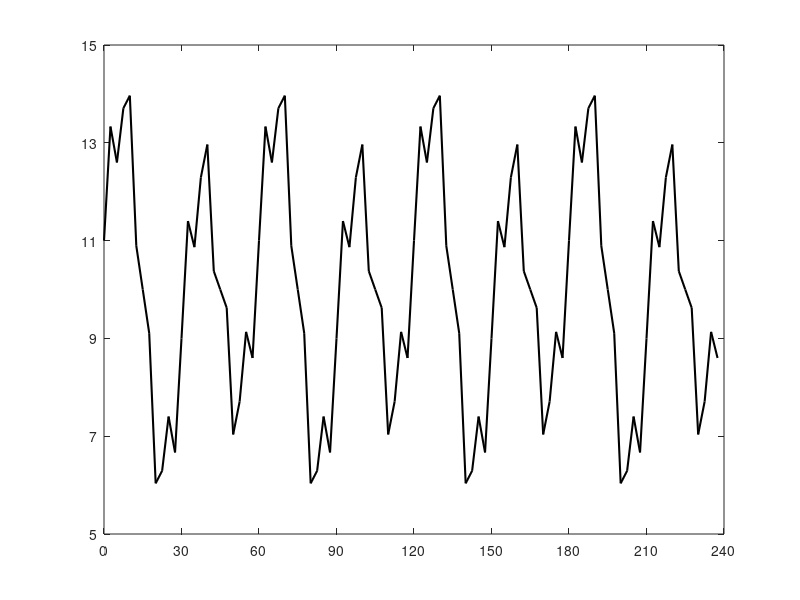
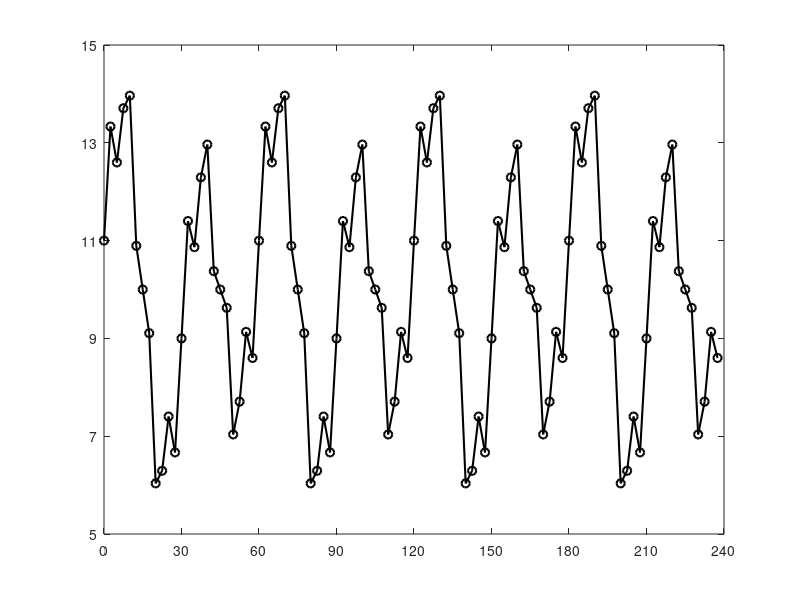
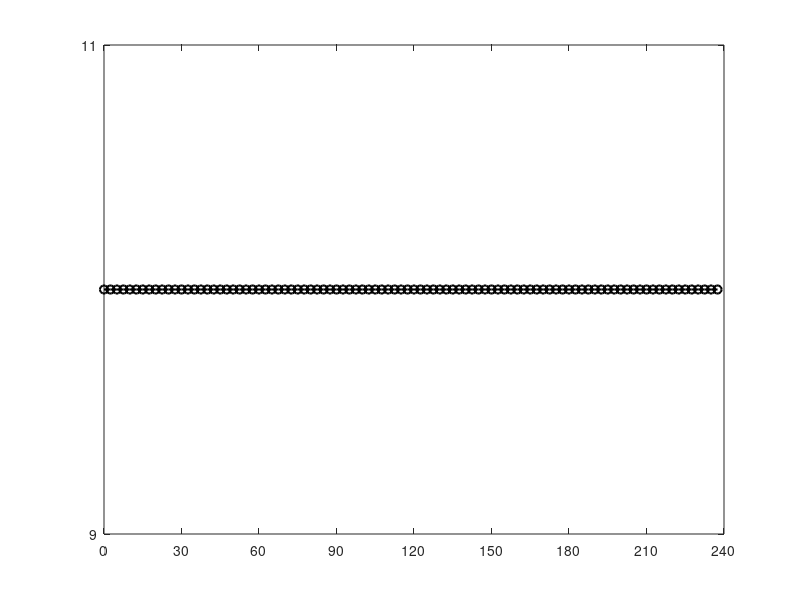
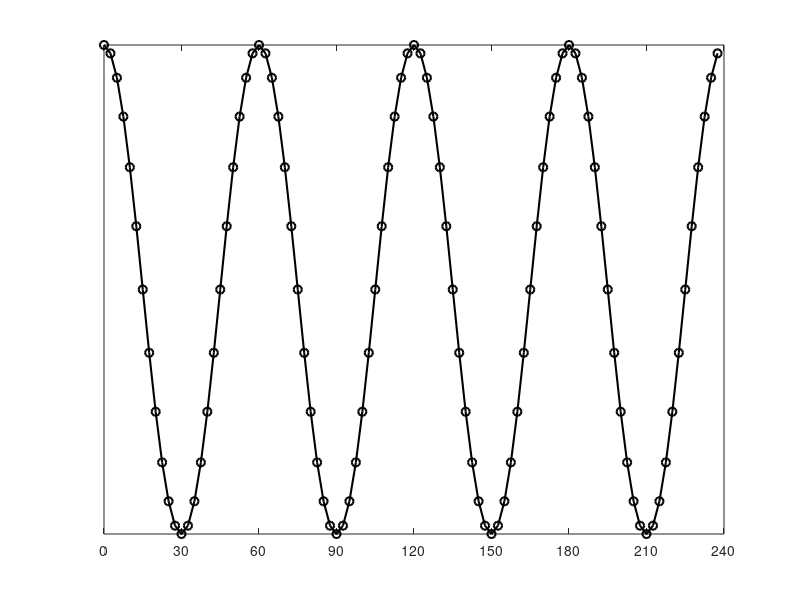

Source code (MATLAB) for these figures, in order: (Note: this script raises an error after producing the figures.)
% time series %%%%%%%%%%%%%%%%%%%%%%%%%%%%%%%%%%%%%%%%%%%%%%%%%%%%%%%%%%%%%
n=96; % number of time points
dt=2.5; %seconds between time points
t=((1:n)'-1)*dt; % sampled time points

A1=10; A2=1; A3=3; A4=1; % frequency amplitudes
nu1=0/(dt*n); nu2=4/(dt*n); % cosine frequencies
nu3=8/(dt*n); nu4=32/(dt*n); % sine frequencies
y1=zeros(n,1); y2=zeros(n,1); y3=zeros(n,1); y4=zeros(n,1); 
for j=1:n
    y1(j,1)=A1*cos(2*pi*nu1*(j-1)*dt);
    y2(j,1)=A2*cos(2*pi*nu2*(j-1)*dt);
    y3(j,1)=A3*sin(2*pi*nu3*(j-1)*dt);
    y4(j,1)=A4*sin(2*pi*nu4*(j-1)*dt);
end
y=y1+y2+y3+y4;

figure;
plot(t,y,'k','LineWidth',1.5)
xlim([0,dt*n]), ylim([5,15])
set(gca,'xtick',(0:dt*n/8:dt*n))
set(gca,'ytick',(5:2:15))
%print(gcf,'-dtiffn','-r100','TS')
figure;
plot(t,y,'k-o','LineWidth',1.5)
xlim([0,dt*n]), ylim([5,15])
set(gca,'xtick',(0:dt*n/8:dt*n))
set(gca,'ytick',(5:2:15))
%print(gcf,'-dtiffn','-r100','TScirc')


figure;
plot(t,y1,'k-o','LineWidth',1.5)
xlim([0,dt*n])%, ylim([5,15])
set(gca,'xtick',(0:dt*n/8:dt*n))
set(gca,'ytick',(5:2:15))
figure;
plot(t,y2,'k-o','LineWidth',1.5)
xlim([0,dt*n])%, ylim([5,15])
set(gca,'xtick',(0:dt*n/8:dt*n))
set(gca,'ytick',(5:2:15))
figure;
plot(t,y3,'k-o','LineWidth',1.5)
xlim([0,dt*n])%, ylim([5,15])
set(gca,'xtick',(0:dt*n/8:dt*n))
set(gca,'ytick',(5:2:15))
figure;
plot(t,y4,'k-o','LineWidth',1.5)
xlim([0,dt*n])%, ylim([5,15])
set(gca,'xtick',(0:dt*n/8:dt*n))
set(gca,'ytick',(5:2:15))






figure;
imagesc(repmat(real(y),[1,n/16]),[5,15])
axis image, colormap(gray), axis off
%print(gcf,'-dtiffn','-r100','TSimgR')
figure;
imagesc(repmat(abs(imag(y)),[1,n/16]),[0,1])
axis image, colormap(gray), axis off
%print(gcf,'-dtiffn','-r100','TSimgI')

% frequency spectrum %%%%%%%%%%%%%%%%%%%%%%%%%%%%%%%%%%%%%%%%%%%%%%%%%%%%%%
dnu=1/(n*dt);
nu=((1:n)'-n/2-1)*dnu;

% DFT by matrix multiplication
OmegaC=zeros(n,n);
for k=1:n         
   for j=1:n
      OmegaC(k,j)=exp(-1i*2*pi*(k-(n/2+1))*(j-(n/2+1))/n);
   end
end

figure;
imagesc(real(OmegaC),[-1,1]);
axis image,colormap(gray), axis off
figure;
imagesc(imag(OmegaC),[-1,1]);
axis image,colormap(gray), axis off

f =(OmegaC*y);
figure;
plot(nu,2*real(f)/n,'k','LineWidth',1.5)
xlim([-1/dt/2,1/dt/2])%,ylim([0,n])
set(gca,'xtick',round(nu(1:n/8:n),2))
figure;
plot(nu,2*abs(imag(f))/n,'k','LineWidth',1.5)
xlim([-1/dt/2,1/dt/2]),%ylim([0,n])
set(gca,'xtick',round(nu(1:n/8:n),2))

figure;
plot(nu,2*real(f)/n,'k-o','LineWidth',1.5)
xlim([-1/dt/2,1/dt/2])%,ylim([0,n])
set(gca,'xtick',round(nu(1:n/8:n),2))
%print(gcf,'-dtiffn','-r100','FTreal')
figure;
plot(nu,2*abs(imag(f))/n,'k-o','LineWidth',1.5)
xlim([-1/dt/2,1/dt/2]),%ylim([0,n])
set(gca,'xtick',round(nu(1:n/8:n),2))
%print(gcf,'-dtiffn','-r100','FTimag')



figure;
imagesc(repmat(real(f),[1,n/16]),[0,n]) %A1*n
axis image, colormap(gray), axis off
figure;
imagesc(repmat(abs(imag(f)),[1,n/16]),[0,A3*n/2])
axis image, colormap(gray), axis off

% IDFT by matrix multiplication
OmegaBarC=zeros(n,n);
for k=1:n         
   for j=1:n
      OmegaBarC(k,j)=exp(1i*2*pi*(k-(n/2+1))*(j-(n/2+1))/n);
   end
end
OmegaBarC=OmegaBarC/n;

figure;
imagesc(real(OmegaBarC),[-1/n,1/n]);
axis image,colormap(gray), axis off
figure;
imagesc(imag(OmegaBarC),[-1/n,1/n]);
axis image,colormap(gray), axis off

yhat =(OmegaBarC*f);

figure;
plot(t,real(yhat),'k','LineWidth',1.5)
xlim([0,dt*n]), ylim([5,15])
set(gca,'xtick',(0:dt*n/8:dt*n))
set(gca,'ytick',(5:2:15))
figure;
plot(t,imag(yhat),'k','LineWidth',1.5)
xlim([0,dt*n])
set(gca,'xtick',(0:dt*n/8:dt*n))

% compute with Matlab's functions
ff=fftshift(fft(fftshift(y)));
figure;
plot(nu,real(ff),'k','LineWidth',1.5)
xlim([-1/dt/2,1/dt/2]),ylim([0,n])
set(gca,'xtick',round(nu(1:n/8:n),2))
set(gca,'ytick',(0:n/4:n))
figure;
plot(nu,abs(imag(ff)),'k','LineWidth',1.5)
xlim([-1/dt/2,1/dt/2]),ylim([0,n])
set(gca,'xtick',round(nu(1:n/8:n),2))
set(gca,'ytick',(0:n/4:n))

yyhat=fftshift(ifft(fftshift(ff)));
figure;
plot(t,real(yyhat),'k','LineWidth',1.5)
xlim([0,dt*n]), ylim([5,15])
set(gca,'xtick',(0:dt*n/8:dt*n))
set(gca,'ytick',(5:2:15))
figure;
plot(t,imag(yyhat),'k','LineWidth',1.5)
xlim([0,dt*n])
set(gca,'xtick',(0:dt*n/8:dt*n))

figure;
plot(nu,log(1+abs(ff)),'k','LineWidth',1.5)
xlim([-1/dt/2,1/dt/2]),ylim([0,n])
set(gca,'xtick',round(nu(1:n/8:n),2))
set(gca,'ytick',(0:n/4:n))






